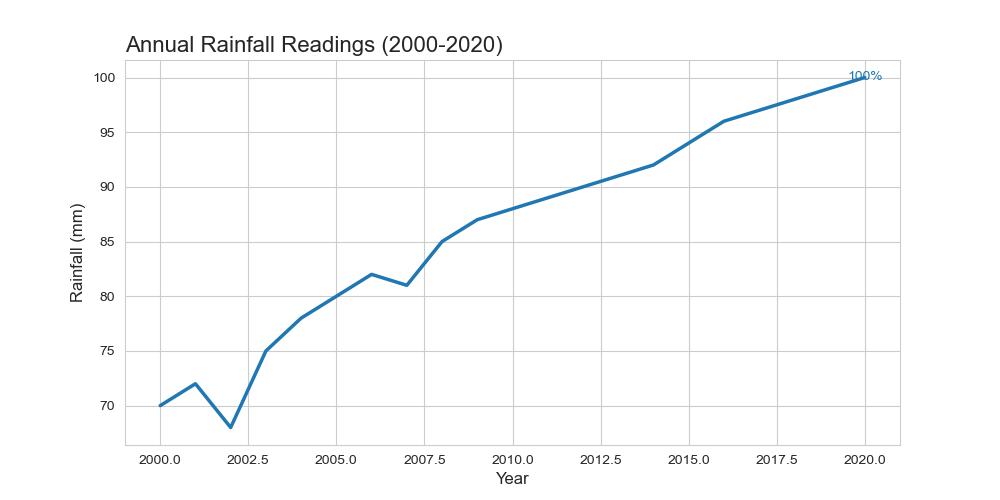

Python code for this plot:

import seaborn as sns
import matplotlib.pyplot as plt
import pandas as pd

# Prepare the data
data = {
    'Year': list(range(2000, 2021)),
    'Reading': [70, 72, 68, 75, 78, 80, 82, 81, 85, 87, 88, 89, 90, 91, 92, 94, 96, 97, 98, 99, 100]
}

# Create DataFrame
df = pd.DataFrame(data)

# Set the style
sns.set_style("whitegrid")

# Create the line chart
plt.figure(figsize=(10, 5))
ax = sns.lineplot(x='Year', y='Reading', data=df, color='#1f77b4', linewidth=2.5)

# Annotating the last data point
plt.text(x=df['Year'].iloc[-1], y=df['Reading'].iloc[-1], s=f"{df['Reading'].iloc[-1]}%", 
         color='#1f77b4', va='center', ha='center', fontsize=10)

# Setting the title and labels
plt.title('Annual Rainfall Readings (2000-2020)', fontsize=16, loc='left')
plt.xlabel('Year', fontsize=12)
plt.ylabel('Rainfall (mm)', fontsize=12)

# Display the plot
plt.show()
